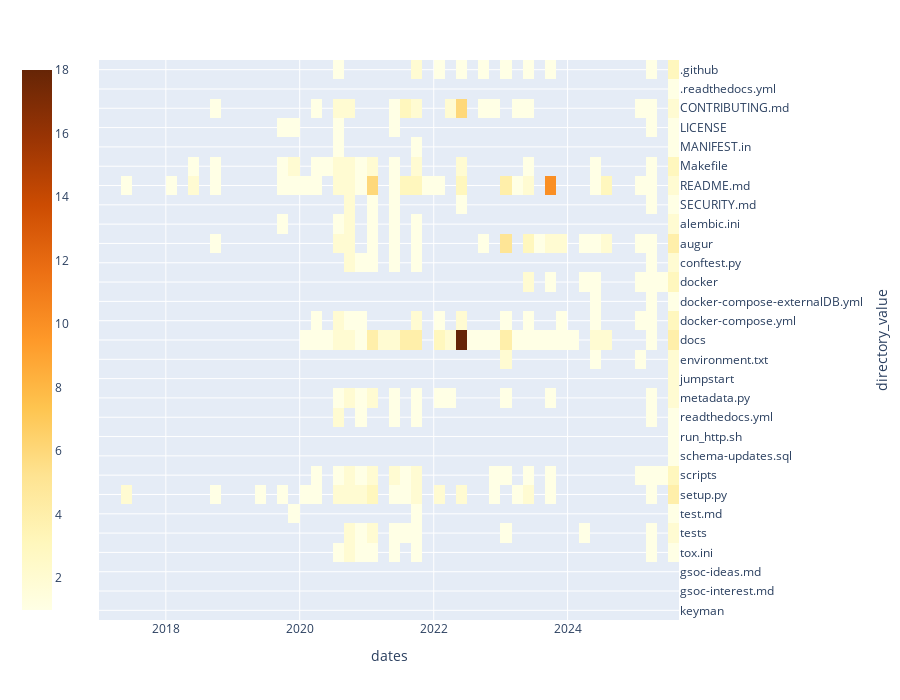

Here is the notebook cell this chart was saved with:
### Code cell
fig.show()

### Figure 1 — Plotly figure (JSON) as saved in the notebook; plotly's stock layout.template omitted (floating-point values rounded to 4 significant figures; data arrays with more than 128 entries replaced by an {"elided": "..."} marker saying what was removed)
{"data": [{"coloraxis": "coloraxis", "hovertemplate": "dates: %{x}<br>directory_value: %{y}<br>color: %{z}<extra></extra>", "name": "0", "type": "heatmap", "x": ["2017-01-31T00:00:00+00:00", "2017-03-31T00:00:00+00:00", "2017-05-31T00:00:00+00:00", "2017-07-31T00:00:00+00:00", "2017-09-30T00:00:00+00:00", "2017-11-30T00:00:00+00:00", "2018-01-31T00:00:00+00:00", "2018-03-31T00:00:00+00:00", "2018-05-31T00:00:00+00:00", "2018-07-31T00:00:00+00:00", "2018-09-30T00:00:00+00:00", "2018-11-30T00:00:00+00:00", "2019-01-31T00:00:00+00:00", "2019-03-31T00:00:00+00:00", "2019-05-31T00:00:00+00:00", "2019-07-31T00:00:00+00:00", "2019-09-30T00:00:00+00:00", "2019-11-30T00:00:00+00:00", "2020-01-31T00:00:00+00:00", "2020-03-31T00:00:00+00:00", "2020-05-31T00:00:00+00:00", "2020-07-31T00:00:00+00:00", "2020-09-30T00:00:00+00:00", "2020-11-30T00:00:00+00:00", "2021-01-31T00:00:00+00:00", "2021-03-31T00:00:00+00:00", "2021-05-31T00:00:00+00:00", "2021-07-31T00:00:00+00:00", "2021-09-30T00:00:00+00:00", "2021-11-30T00:00:00+00:00", "2022-01-31T00:00:00+00:00", "2022-03-31T00:00:00+00:00", "2022-05-31T00:00:00+00:00", "2022-07-31T00:00:00+00:00", "2022-09-30T00:00:00+00:00", "2022-11-30T00:00:00+00:00", "2023-01-31T00:00:00+00:00", "2023-03-31T00:00:00+00:00", "2023-05-31T00:00:00+00:00", "2023-07-31T00:00:00+00:00", "2023-09-30T00:00:00+00:00", "2023-11-30T00:00:00+00:00", "2024-01-31T00:00:00+00:00", "2024-03-31T00:00:00+00:00", "2024-05-31T00:00:00+00:00", "2024-07-31T00:00:00+00:00", "2024-09-30T00:00:00+00:00", "2024-11-30T00:00:00+00:00", "2025-01-31T00:00:00+00:00", "2025-03-31T00:00:00+00:00", "2025-05-31T00:00:00+00:00", "2025-07-31T00:00:00+00:00"], "xaxis": "x", "y": [".github", ".readthedocs.yml", "CONTRIBUTING.md", "LICENSE", "MANIFEST.in", "Makefile", "README.md", "SECURITY.md", "alembic.ini", "augur", "conftest.py", "docker", "docker-compose-externalDB.yml", "docker-compose.yml", "docs", "environment.txt", "jumpstart", "metadata.py", "readthedocs.yml", "run_http.sh", "schema-updates.sql", "scripts", "setup.py", "test.md", "tests", "tox.ini", "gsoc-ideas.md", "gsoc-interest.md", "keyman"], "yaxis": "y", "z": {"elided": "29x52 float values"}}], "layout": {"coloraxis": {"colorbar": {"x": -0.15}, "colorscale": [[0, "rgb(255,255,229)"], [0.125, "rgb(255,247,188)"], [0.25, "rgb(254,227,145)"], [0.375, "rgb(254,196,79)"], [0.5, "rgb(254,153,41)"], [0.625, "rgb(236,112,20)"], [0.75, "rgb(204,76,2)"], [0.875, "rgb(153,52,4)"], [1, "rgb(102,37,6)"]]}, "height": 700, "margin": {"t": 60}, "xaxis": {"anchor": "y", "constrain": "domain", "domain": [0, 1], "scaleanchor": "y", "title": {"text": "dates"}}, "yaxis": {"anchor": "x", "autorange": "reversed", "constrain": "domain", "domain": [0, 1], "side": "right", "tickmode": "linear", "title": {"text": "directory_value"}}}}
